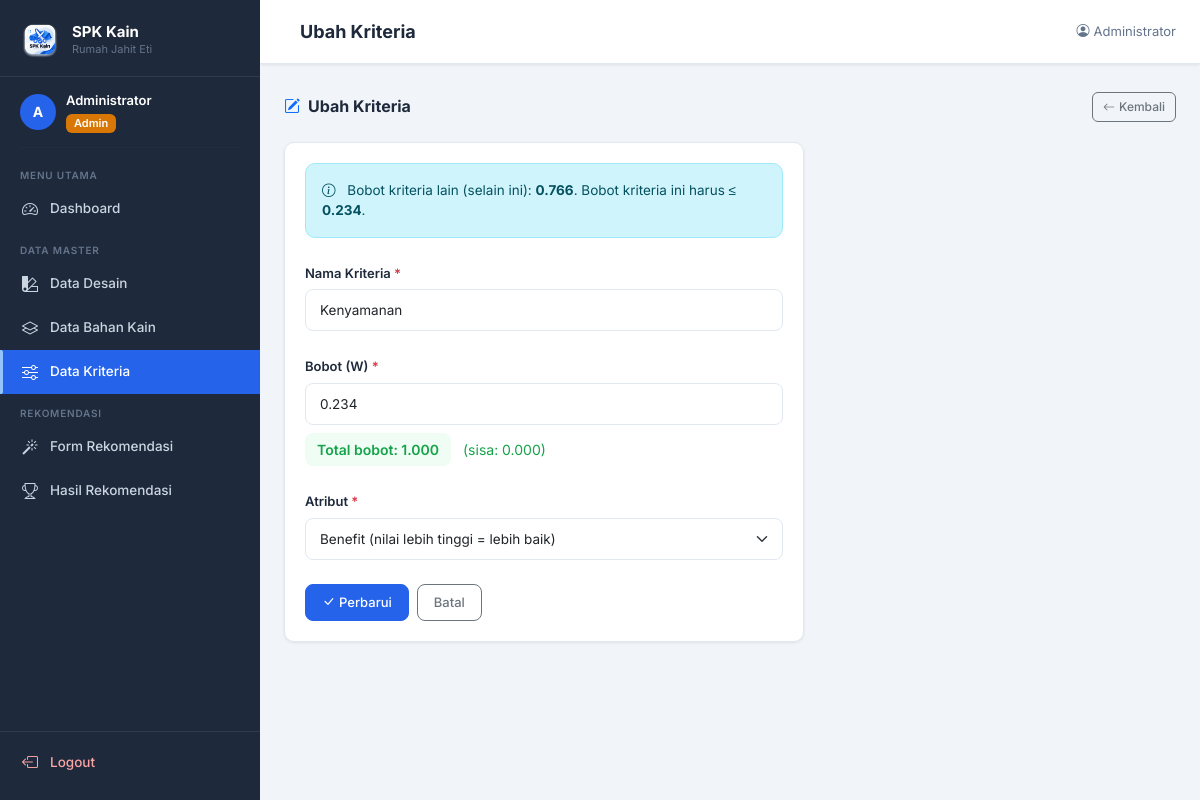
Screenshot of /public/kriteria/edit.php?id=1 (signed in) with the database file from the repository.
### tables this page shows
CREATE TABLE `kriteria` (
  `id`            INT          NOT NULL AUTO_INCREMENT,
  `nama_kriteria` VARCHAR(50)  NOT NULL,
  `bobot`         DECIMAL(5,3) NOT NULL COMMENT '0.000–1.000; total semua baris harus = 1.000',
  `atribut`       ENUM('benefit','cost') NOT NULL DEFAULT 'benefit',
  `created_at`    TIMESTAMP    NOT NULL DEFAULT CURRENT_TIMESTAMP,
  PRIMARY KEY (`id`)
);

### src/autoload.php (called while the page is built, shortened)
<?php
spl_autoload_register(function (string $class): void {
    $namespaceMap = [
        'Config\\'     => BASE_PATH . '/src/Config/',
        'Models\\'     => BASE_PATH . '/src/Models/',
        'Services\\'   => BASE_PATH . '/src/Services/',
        'Middleware\\' => BASE_PATH . '/src/Middleware/',
        'Helpers\\'    => BASE_PATH . '/src/Helpers/',
    ];
    foreach ($namespaceMap as $namespace => $dir) {
        if (str_starts_with($class, $namespace)) {
            $relative = substr($class, strlen($namespace));
            $file     = $dir . str_replace('\\', '/', $relative) . '.php';
            if (file_exists($file)) {
                return;
            }
        }
    }
});

### src/Config/Database.php (called while the page is built, shortened)
<?php
class Database
{
    private static ?PDO $instance = null;
    private static string $host     = '127.0.0.1';
    private static int    $port     = 3307;
    private static string $dbname   = 'spk_saw_kain';
    private static string $username = 'root';
    private static string $password = '';
    private static string $charset  = 'utf8mb4';
    public static function getInstance(): PDO
    {
        if (self::$instance === null) {
            $dsn = sprintf(
                'mysql:host=%s;port=%d;dbname=%s;charset=%s',
                self::$host,
                self::$port,
                self::$dbname,
                self::$charset
            );
            $options = [
                PDO::ATTR_ERRMODE            => PDO::ERRMODE_EXCEPTION,
                PDO::ATTR_DEFAULT_FETCH_MODE => PDO::FETCH_ASSOC,
                PDO::ATTR_EMULATE_PREPARES   => false,
            ];
            try {
                self::$instance = new PDO($dsn, self::$username, self::$password, $options);
            } catch (PDOException $e) {
                error_log('[DB Error] ' . $e->getMessage());
                die('Koneksi database gagal. Hubungi administrator.');
            }
        }
        return self::$instance;
    }
}

### src/Models/Kriteria.php (called while the page is built, shortened)
<?php
class Kriteria
{
    private PDO $db;
    public function __construct()
    {
        $this->db = Database::getInstance();
    }
    public function getById(int $id): array|false
    {
        $stmt = $this->db->prepare('SELECT * FROM kriteria WHERE id = ?');
        $stmt->execute([$id]);
        return $stmt->fetch();
    }
    public function getTotalBobotExclude(int $excludeId): float
    {
        $stmt = $this->db->prepare('SELECT SUM(bobot) FROM kriteria WHERE id != ?');
        $stmt->execute([$excludeId]);
        $result = $stmt->fetchColumn();
        return $result !== null ? round((float)$result, 3) : 0.0;
    }
}

### src/Helpers/Validator.php (called while the page is built, shortened)
<?php
class Validator
{
    public static function sanitizeInt(mixed $value): int
    {
        return (int) filter_var($value, FILTER_SANITIZE_NUMBER_INT);
    }
}

### public/kriteria/edit.php (the view, shortened to what this page needs)
<?php
require_once __DIR__ . '/../../src/autoload.php';
$id            = Validator::sanitizeInt($_GET['id'] ?? 0);
$modelKriteria = new Kriteria();
$kriteria      = $modelKriteria->getById($id);
$errors       = [];
$bobotLain    = $modelKriteria->getTotalBobotExclude($id);
require_once __DIR__ . '/../partials/header.php';
?>
<div class="layout-wrapper">
    <?php require_once __DIR__ . '/../partials/sidebar.php'; ?>
    <main class="main-content">
        <?php require_once __DIR__ . '/../partials/navbar.php'; ?>
        <div class="content-wrapper">
            <div class="section-header">
                <h2 class="section-title">
                    <i class="bi bi-pencil-square me-2 text-primary"></i>Ubah Kriteria
                </h2>
                <a href="/spk-saw-kain/public/kriteria/index.php" class="btn btn-outline-secondary btn-sm">
                    <i class="bi bi-arrow-left me-1"></i>Kembali
                </a>
            </div>
            <div class="card" style="max-width:520px;">
                <div class="card-body">
                    <div class="alert alert-info mb-4">
                        <i class="bi bi-info-circle me-2"></i>
                        Bobot kriteria lain (selain ini): <strong><?= number_format($bobotLain, 3) ?></strong>.
                        Bobot kriteria ini harus ≤ <strong><?= number_format(max(0, 1.0 - $bobotLain), 3) ?></strong>.
                    </div>
                    <form method="POST" novalidate>
                        <div class="mb-4">
                            <label for="nama_kriteria" class="form-label">Nama Kriteria <span class="text-danger">*</span></label>
                            <input type="text"
                                   class="form-control <?= isset($errors['nama_kriteria']) ? 'is-invalid' : '' ?>"
                                   id="nama_kriteria" name="nama_kriteria"
                                   value="<?= htmlspecialchars($kriteria['nama_kriteria']) ?>"
                                   required>
                        </div>
                        <div class="mb-4">
                            <label for="bobot" class="form-label">Bobot (W) <span class="text-danger">*</span></label>
                            <input type="number"
                                   class="form-control <?= isset($errors['bobot']) ? 'is-invalid' : '' ?>"
                                   id="bobot" name="bobot"
                                   value="<?= htmlspecialchars((string)$kriteria['bobot']) ?>"
                                   step="0.001" min="0.001" max="1.0"
                                   required>
                            <?php if (isset($errors['bobot'])): ?>
                            <div class="invalid-feedback"><?= htmlspecialchars($errors['bobot']) ?></div>
                            <?php else: ?>
                            <div class="mt-2">
                                <span id="total-bobot-display"></span>
                                <span id="sisa-bobot-display" class="ms-2"></span>
                            </div>
                            <?php endif; ?>
                        </div>
                        <div class="mb-4">
                            <label for="atribut" class="form-label">Atribut <span class="text-danger">*</span></label>
                            <select class="form-select <?= isset($errors['atribut']) ? 'is-invalid' : '' ?>"
                                    id="atribut" name="atribut" required>
                                <option value="benefit" <?= $kriteria['atribut'] === 'benefit' ? 'selected' : '' ?>>
                                    Benefit (nilai lebih tinggi = lebih baik)
                                </option>
                            </select>
                        </div>
                        <div class="d-flex gap-2">
                            <button type="submit" class="btn btn-primary">
                                <i class="bi bi-check-lg me-1"></i>Perbarui
                            </button>
                            <a href="/spk-saw-kain/public/kriteria/index.php" class="btn btn-outline-secondary">Batal</a>
                        </div>
                    </form>
                </div>
            </div>
        </div>
    </main>
</div>
</body>
</html>

### public/assets/css/style.css (style rules this page uses)
:root { --primary: #2563EB; --primary-dark: #1D4ED8; --primary-light: #EFF6FF; --accent: #0EA5E9; --success: #16A34A; --warning: #D97706; --danger: #DC2626; --sidebar-bg: #1E293B; --sidebar-hover: #334155; --sidebar-active: #2563EB; --sidebar-text: #CBD5E1; --sidebar-label: #64748B; --sidebar-width: 260px; --navbar-height: 64px; --bg: #F1F5F9; --surface: #FFFFFF; --border: #E2E8F0; --text-main: #1E293B; --text-muted: #64748B; --radius: 10px; --shadow-sm: 0 1px 3px rgba(0,0,0,.08); --shadow: 0 4px 16px rgba(0,0,0,.10); --shadow-lg: 0 8px 32px rgba(0,0,0,.14); --transition: all .2s ease; }
*, *::before, *::after { box-sizing: border-box; }
html, body { height: 100%; margin: 0; padding: 0; }
body { font-family: 'Inter', system-ui, sans-serif; font-size: 14px; color: var(--text-main); background: var(--bg); }
.layout-wrapper { display: flex; min-height: 100vh; }
.main-content { margin-left: var(--sidebar-width); flex: 1; display: flex; flex-direction: column; min-height: 100vh; }
.content-wrapper { padding: 28px 24px; flex: 1; }
.card { border: 1px solid var(--border); border-radius: var(--radius); box-shadow: var(--shadow-sm); background: var(--surface); }
.card-body { padding: 20px; }
.btn { font-size: 13px; font-weight: 500; border-radius: 8px; padding: 8px 16px; transition: var(--transition); }
.btn-sm { padding: 5px 10px; font-size: 12px; border-radius: 6px; }
.btn-primary { background: var(--primary); border-color: var(--primary); }
.form-label { font-size: 13px; font-weight: 600; color: var(--text-main); margin-bottom: 6px; }
.form-control, .form-select { border-color: var(--border); border-radius: 8px; font-size: 13.5px; padding: 10px 14px; transition: var(--transition); }
#total-bobot-display { font-size: 14px; font-weight: 600; padding: 6px 12px; border-radius: 8px; display: inline-block; }
#total-bobot-display.valid { background: #F0FDF4; color: var(--success); }
.section-header { display: flex; align-items: center; justify-content: space-between; margin-bottom: 20px; gap: 12px; flex-wrap: wrap; }
.section-title { font-size: 16px; font-weight: 700; color: var(--text-main); margin: 0; }
.alert { border-radius: var(--radius); font-size: 13.5px; }

### rows the page displays
kriteria: nama_kriteria "Kenyamanan", bobot "0.234", atribut "Benefit (nilai lebih tinggi = lebih baik)"

### other values shown
substr($_SESSION['nama'] ?? 'U', 0, 1) "A"
$_SESSION['nama'] "Administrator"
$pageTitle "Ubah Kriteria"
$bobotLain "0.766"
max(0, 1.0 - $bobotLain) "0.234"
